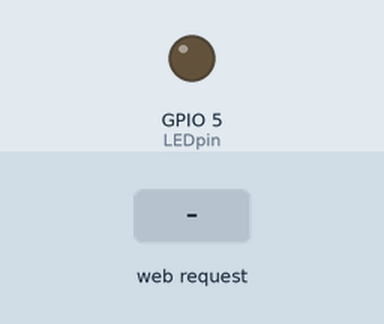
This sketch was run on a simulated ESP32. On the bench: output pins drawn as LEDs (lit = HIGH). Inputs (shaded band) come from the test bench. WiFi joins after 1.5 s; servers stay silent unless stated.

Above: at 1.2 s.
1.3 s: HTTP request GET /?LED=T received
At 1.9 s:
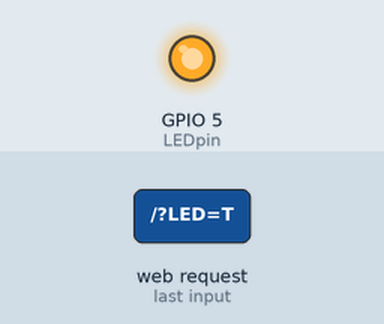
2.8 s: HTTP request GET /?LED=F received
At 3.1 s:
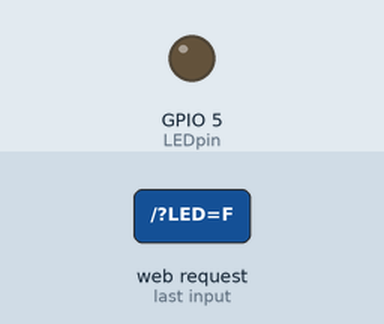
Timing chart, 0 to 5.8 s (numbered marks = the images above; inputs shaded):
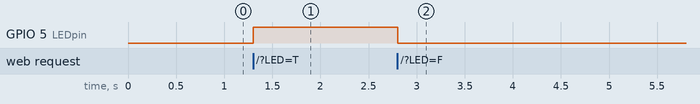

Measured:
- after the input at 1.3 s, GPIO 5 (LEDpin): LOW → HIGH at once
- after the input at 2.8 s, GPIO 5 (LEDpin): HIGH → LOW at once

The sketch:

sketch_mar26c.ino
```cpp
#include <SPI.h>
#include <WiFi.h>

char ssid[] = "";      //  your network SSID (name)
char pass[] = "";   // your network password
int keyIndex = 0;                 // your network key Index number (needed only for WEP)
int status = WL_IDLE_STATUS;
WiFiServer server(1025);


int LEDpin = 5;
String readString = String(30);
String state = String(3);

void setup()
{
  // start the Ethernet connection and the server:
  WiFi.begin(ssid, pass);
  server.begin();

  //Sets the LEDpin as an output
  pinMode(LEDpin,OUTPUT);

  digitalWrite(LEDpin,LOW);
  state = "OFF";
}

void loop()
{
  // listen for incoming clients
  WiFiClient client = server.available();
  if (client) {
    // an http request ends with a blank line
    boolean currentLineIsBlank = true;
    while (client.connected()) {
      if (client.available()) {
        char c = client.read();
        // if you've gotten to the end of the line (received a newline
        // character) and the line is blank, the http request has ended,
        // so you can send a reply

        if (readString.length() < 30) {
          readString.concat(c);
        }

        if (c == '\n' && currentLineIsBlank) {
          // send a standard http response header
          int LED = readString.indexOf("LED=");

          if (readString.substring(LED,LED+5) == "LED=T") {
            digitalWrite(LEDpin,HIGH);
            state = "ON";
          }
          else if (readString.substring(LED,LED+5) == "LED=F") {
            digitalWrite(LEDpin,LOW);
            state = "OFF";
          }
          client.println("HTTP/1.1 200 OK");
          client.println("Content-Type: text/html");
          client.println();

          client.print("LED is ");
          client.print(state);
          client.print("<br><br>");

          if (state == "ON") {
            client.println("<a href=\"./?LED=F\">Turn Off<a>");
          }
          else {
            client.println("<a href=\"./?LED=T\">Turn On<a>");
          }

          break;
        }
        if (c == '\n') {
          // you're starting a new line
          currentLineIsBlank = true;
        }
        else if (c != '\r') {
          // you've gotten a character on the current line
          currentLineIsBlank = false;
        }
      }
    }
    // give the web browser time to receive the data
    delay(1);
    readString = "";
    // close the connection:
    client.stop();
  }
}
```
